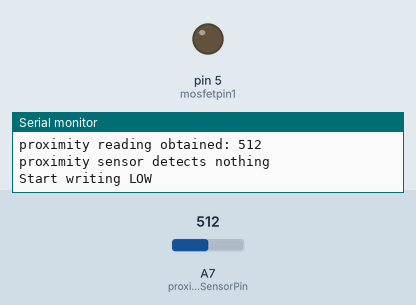
Bench run of a sketch on a simulated Arduino Nano, built with avr-gcc and run on an emulated ATmega328P. Shown: output pins drawn as LEDs (lit = HIGH), the last lines printed to the serial monitor. The inputs (shaded band) are chosen by the test bench; at power-on: A7 (proximitySensorPin) = 512.

Above: at 1.2 s.
1.3 s: A7 (proximitySensorPin) set to 207
4.3 s: A7 (proximitySensorPin) set to 181
At 5.4 s:
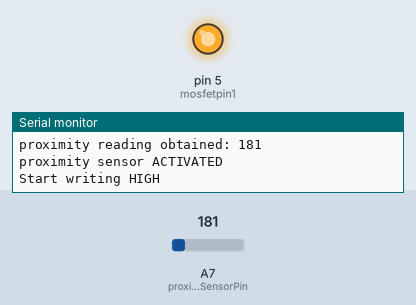
Timing chart, 0 to 7.3 s (numbered marks = the images above; inputs shaded):
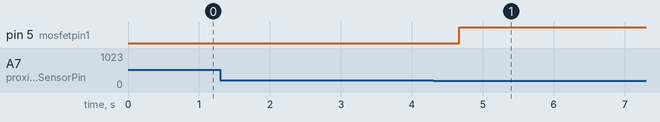

Measured:
- the behaviour switches between 200 and 199 on A7 (proximitySensorPin) (found by bisection; images 0 and 1)
- after the input at 4.3 s, pin 5 (mosfetpin1): LOW → HIGH after 0.37 s

The sketch:

HeatingPadProximityControl.ino
```cpp
int mosfetpin1 = 5;
//int btnPin = 2;
//boolean btnPressed = false;
int proximitySensorPin = A7; //analog pin 3

void setup() {
pinMode(mosfetpin1, OUTPUT);
//pinMode(btnPin, INPUT);
Serial.begin(9600);
Serial.println("begin!");
}

void loop() {
  //read button
  //btnPressed = digitalRead(btnPin);
  int proximityReading = analogRead(proximitySensorPin);
  Serial.print("proximity reading obtained: ");
  Serial.println(proximityReading);
  //if(btnPressed == HIGH) {
  if(proximityReading < 200) {
    //Serial.println("Button now pressed");
    Serial.println("proximity sensor ACTIVATED");
    Serial.println("Start writing HIGH");
    digitalWrite(mosfetpin1, HIGH);
    delay(500);

  } else {
    //Serial.println("Button unpressed");
    Serial.println("proximity sensor detects nothing");
    Serial.println("Start writing LOW");
    digitalWrite(mosfetpin1, LOW);
  }
  delay(400);
}
```
